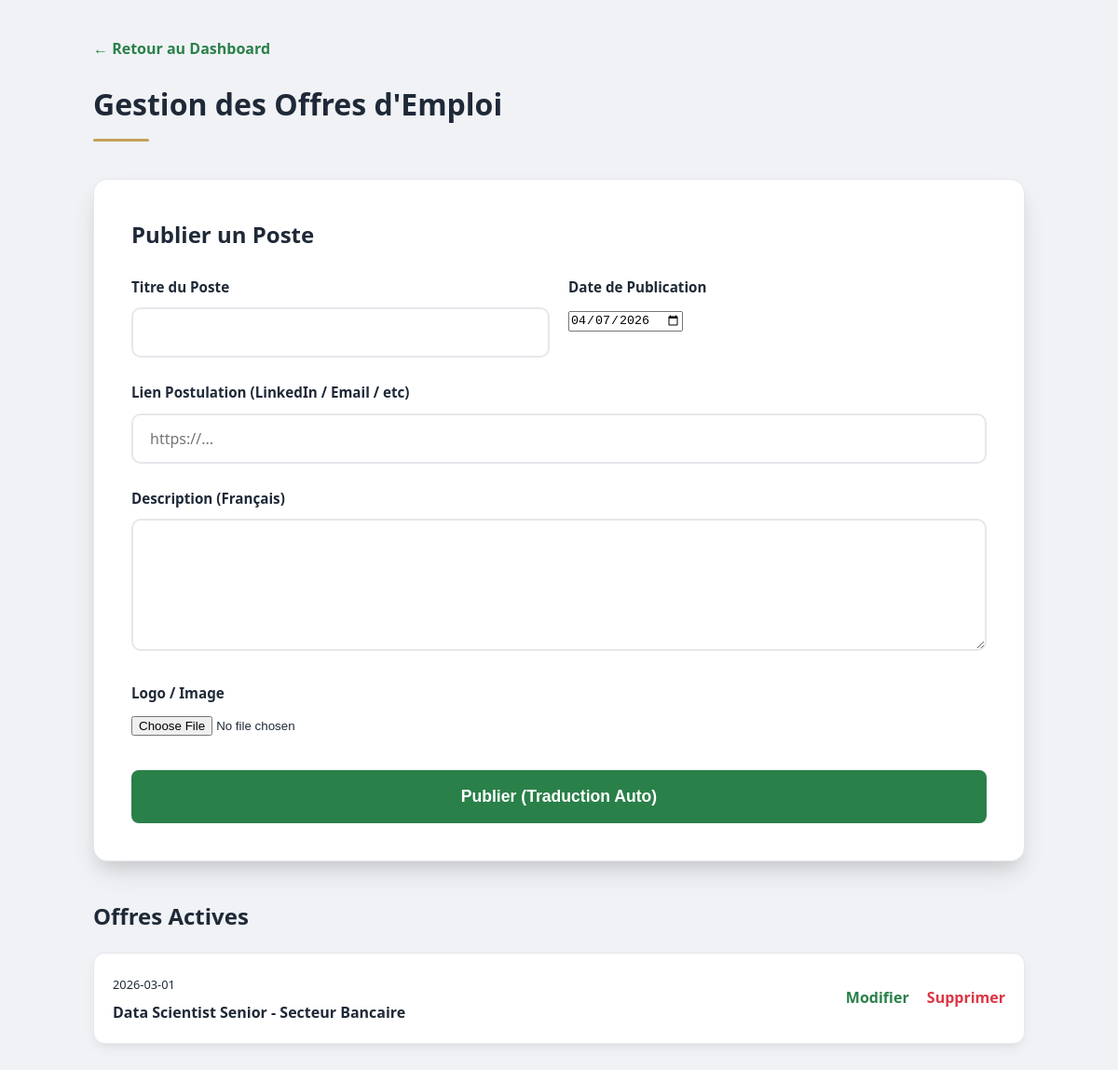
Screenshot of /admin/manage_jobs.php (signed in) with the database file from the repository.
### tables this page shows
CREATE TABLE IF NOT EXISTS job_offers_translations (
    id INT AUTO_INCREMENT PRIMARY KEY,
    job_offer_id INT NOT NULL,
    language_id INT NOT NULL,
    title VARCHAR(255) NOT NULL,
    content TEXT NOT NULL,
    FOREIGN KEY (job_offer_id) REFERENCES job_offers(id) ON DELETE CASCADE,
    FOREIGN KEY (language_id) REFERENCES languages(id) ON DELETE CASCADE
);

CREATE TABLE IF NOT EXISTS job_offers (
    id INT AUTO_INCREMENT PRIMARY KEY,
    post_date DATE NOT NULL,
    image_url VARCHAR(255),
    link_url VARCHAR(255),
    created_at TIMESTAMP DEFAULT CURRENT_TIMESTAMP
);

### admin/manage_jobs.php (the view, shortened to what this page needs)
<?php
require_once '../components/PHP/db_connect.php';
$edit_mode = false;
$edit_data = [
    'title_fr' => '',
    'content_fr' => '',
    'link_url' => '',
    'post_date' => date('Y-m-d'),
    'image_url' => ''
];
$stmt = $pdo->query("SELECT jo.id, jot.title, jo.post_date FROM job_offers jo JOIN job_offers_translations jot ON jo.id = jot.job_offer_id WHERE jot.language_id = 1 ORDER BY jo.post_date DESC");
$jobs = $stmt->fetchAll();
?>
<!DOCTYPE html>
<html lang="fr">
<head>
    <link rel="stylesheet" href="../components/CSS/style.css">
</head>
<body>
    <div class="admin-box">
        <a href="index.php" class="back-link">← Retour au Dashboard</a>
        <header class="section-header" style="margin-top: 0; text-align: left;">
            <h1>Gestion des Offres d'Emploi</h1>
            <div class="line" style="margin: 12px 0;"></div>
        </header>
        <div class="form-card" style="margin-bottom: 40px;">
            <h2 style="margin-bottom: 25px;"><?php echo $edit_mode ? 'Modifier l\'Offre' : 'Publier un Poste'; ?></h2>
            <form action="" method="POST" enctype="multipart/form-data" class="form-grid">
                <div class="form-row-2">
                    <div>
                        <label>Titre du Poste</label>
                        <input type="text" name="title_fr" required value="<?php echo htmlspecialchars($edit_data['title_fr']); ?>">
                    </div>
                    <div>
                        <label>Date de Publication</label>
                        <input type="date" name="post_date" value="<?php echo $edit_data['post_date']; ?>">
                    </div>
                </div>
                <div>
                    <label>Lien Postulation (LinkedIn / Email / etc)</label>
                    <input type="text" name="link_url" placeholder="https://..." value="<?php echo htmlspecialchars($edit_data['link_url']); ?>">
                </div>
                <div>
                    <label>Description (Français)</label>
                    <textarea name="content_fr" rows="5" required><?php echo htmlspecialchars($edit_data['content_fr']); ?></textarea>
                </div>
                <div>
                    <label>Logo / Image <?php echo $edit_data['image_url'] ? '(En laisser vide pour garder l\'actuelle)' : ''; ?></label>
                    <input type="file" name="image" accept="image/*">
                </div>
                <button type="submit" class="btn-form-submit"><?php echo $edit_mode ? 'Enregistrer' : 'Publier'; ?> (Traduction Auto)</button>
            </form>
        </div>
        <h2 style="margin-bottom: 20px;">Offres Actives</h2>
        <?php foreach ($jobs as $j): ?>
            <div class="list-item">
                <div>
                    <span style="color: var(--gray-500); font-size: 0.8rem;"><?php echo $j['post_date']; ?></span>
                    <h4 style="margin-top: 5px;"><?php echo htmlspecialchars($j['title']); ?></h4>
                </div>
                <div>
                    <a href="?edit=<?php echo $j['id']; ?>" class="btn-edit">Modifier</a>
                    <a href="?delete=<?php echo $j['id']; ?>" class="btn-delete" onclick="return confirm('Supprimer ?')">Supprimer</a>
                </div>
            </div>
        <?php endforeach; ?>
    </div>
</body>
</html>

### components/CSS/style.css (style rules this page uses)
:root { --insea-green: #2A8049; --insea-green-dark: #1E5C34; --insea-green-light: #E9F4ED; --insea-gold: #C5A059; --white: #ffffff; --gray-50: #f9fafb; --gray-100: #f3f4f6; --gray-200: #e5e7eb; --gray-600: #4b5563; --gray-800: #1f2937; --gray-900: #111827; --transition-fast: 0.2s ease; --transition-mid: 0.3s ease; --shadow: 0 6px 15px -3px rgba(0, 0, 0, 0.08), 0 4px 6px -4px rgba(0, 0, 0, 0.04); --shadow-lg: 0 15px 30px -5px rgba(0, 0, 0, 0.12), 0 10px 15px -5px rgba(0, 0, 0, 0.08); }
* { margin: 0; padding: 0; box-sizing: border-box; -webkit-font-smoothing: antialiased; }
body { font-family: 'Segoe UI', Roboto, Helvetica, Arial, sans-serif; line-height: 1.6; color: var(--gray-800); background-color: var(--white); overflow-x: hidden; }
a { text-decoration: none; color: inherit; transition: var(--transition-fast); }
.section-header { text-align: center; margin: 60px 0 40px; }
.section-header .line { width: 60px; height: 3px; background: var(--insea-gold); margin: 12px auto 0; border-radius: 2px; }
input[type="text"], input[type="email"], select, textarea { width: 100%; padding: 14px 18px; border: 2px solid var(--gray-200); border-radius: 10px; font-size: 1rem; font-family: inherit; transition: all 0.3s ease; background-color: var(--white); color: var(--gray-800); outline: none; }
label { display: block; margin-bottom: 10px; font-weight: 700; color: var(--gray-800); font-size: 0.95rem; }
.form-card { background: var(--white); padding: 40px; border-radius: 15px; box-shadow: var(--shadow-lg); border: 1px solid var(--gray-200); }
.form-grid { display: grid; gap: 25px; }
.form-row-2 { display: grid; grid-template-columns: 1fr 1fr; gap: 20px; }
.btn-form-submit { background: var(--insea-green) !important; color: white !important; border: none !important; padding: 18px !important; cursor: pointer; font-size: 1.1rem !important; font-weight: 800 !important; margin-top: 10px; border-radius: 8px !important; transition: 0.3s !important; width: 100%; }

### admin/manage_jobs.php (style rules this page uses)
body { background: #f0f2f5; padding: 40px; }
.admin-box { max-width: 1000px; margin: 0 auto; }
.back-link { display: inline-block; margin-bottom: 20px; color: var(--insea-green); font-weight: 700; text-decoration: none; }
.list-item { background: white; padding: 20px; border-radius: 12px; margin-bottom: 15px; display: flex; justify-content: space-between; align-items: center; box-shadow: var(--shadow); border: 1px solid var(--gray-200); }
.btn-delete { color: #dc3545; font-weight: bold; text-decoration: none; }
.btn-edit { color: var(--insea-green); font-weight: bold; text-decoration: none; margin-right: 15px; }

### rows the page displays
job_offers_translations: job_offer.post_date "2026-03-01", title "Data Scientist Senior - Secteur Bancaire"
